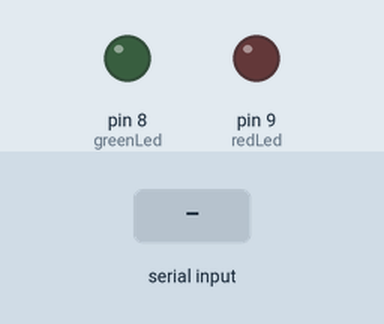
This sketch was run on a simulated Arduino Uno, built with avr-gcc and run on an emulated ATmega328P. On the bench: output pins drawn as LEDs (lit = HIGH). The inputs (shaded band) are chosen by the test bench.

Above: at 1.2 s.
1.3 s: "1" received over Serial
At 2.8 s:
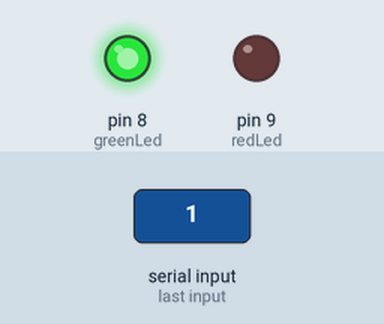
4.3 s: "0" received over Serial
At 5.8 s:
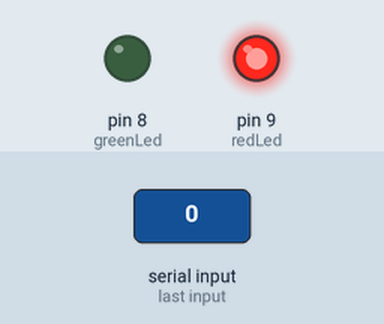
Timing chart, 0 to 7.5 s (numbered marks = the images above; inputs shaded):
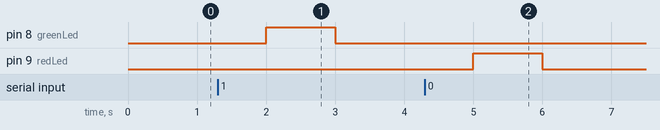

The sketch:

webapp_dep_dashboard_sketch.ino
```cpp
// (licence header left out)
int redLed = 9;
int greenLed = 8;

void setup(){
Serial.begin(9600);
pinMode(redLed, OUTPUT);
pinMode(greenLed, OUTPUT);
}

void loop(){
digitalWrite(greenLed, LOW);
digitalWrite(redLed, LOW);
int val = Serial.read();

if(val == '1'){
digitalWrite(greenLed, HIGH);
digitalWrite(redLed, LOW);
}

if(val == '0'){
digitalWrite(greenLed, LOW);
digitalWrite(redLed, HIGH);
}

delay(1000);
}
```

Measured:
- after the input at 1.3 s, pin 8 (greenLed): LOW → HIGH after 0.70 s, → LOW 1.0 s later
- after the input at 4.3 s, pin 9 (redLed): LOW → HIGH after 0.70 s, → LOW 1.0 s later
